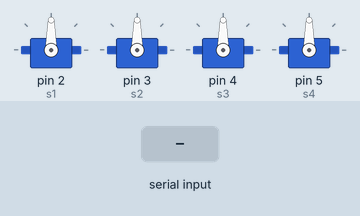
Recording of a sketch running on a simulated Arduino Uno, built with avr-gcc and run on an emulated ATmega328P. Shown: 4 × servo. The test bench sets the inputs (shaded band).

Above: at 1.2 s.
1.3 s: "90,45\n" received over Serial
At 3.2 s:
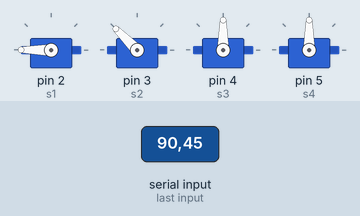
4.3 s: "30,150\n" received over Serial
At 6.0 s:
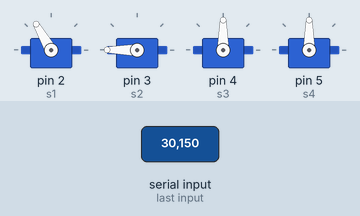
6.7 s: "5\n" received over Serial
At 8.1 s:
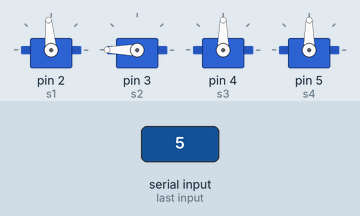
8.5 s: "90\n" received over Serial
At 10.5 s:
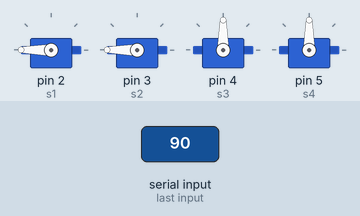
11.5 s: "90,45,200,10\n" received over Serial
At 13.6 s:
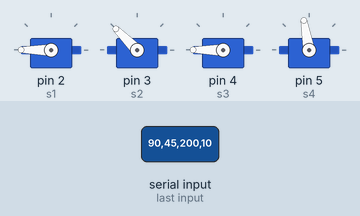
14.5 s: "30,150\n" received over Serial
At 16.4 s:
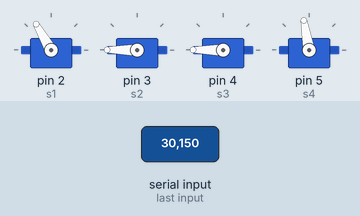
Timing chart, 0 to 17.9 s (numbered marks = the images above; inputs shaded):
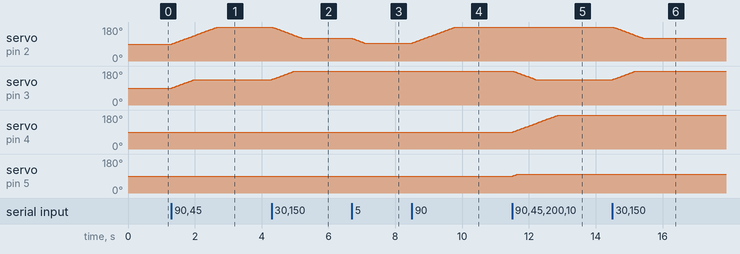

Measured:
- after the input at 1.3 s, servo on pin 2 (s1): moves from 90° to 180° over 1.4 s, starting at once; servo on pin 3 (s2): moves from 90° to 135° over 0.67 s, starting at once
- after the input at 4.3 s, servo on pin 2 (s1): moves from 180° to 120° over 0.92 s, starting at once; servo on pin 3 (s2): moves from 135° to 180° over 0.67 s, starting at once
- after the input at 6.7 s, servo on pin 2 (s1): moves from 120° to 95° over 0.37 s, starting at once
- after the input at 8.5 s, servo on pin 2 (s1): moves from 95° to 180° over 1.3 s, starting at once
- after the input at 11.5 s, servo on pin 3 (s2): moves from 180° to 135° over 0.67 s, starting at once; servo on pin 4 (s3): moves from 90° to 180° over 1.4 s, starting at once; servo on pin 5 (s4): 90° → 100° at once
- after the input at 14.5 s, servo on pin 2 (s1): moves from 180° to 120° over 0.92 s, starting at once; servo on pin 3 (s2): moves from 135° to 180° over 0.67 s, starting at once

The sketch:

robotarm.ino
```cpp
#include <Servo.h>

Servo s1, s2, s3, s4;

int cur1 = 90, cur2 = 90, cur3 = 90, cur4 = 90;
int tgt1 = 90, tgt2 = 90, tgt3 = 90, tgt4 = 90;

const int STEP = 1;       // 작을수록 부드러움
const int DELAY_MS = 15; // 클수록 느림

int toServo(int logical) {
  return constrain(logical + 90, 0, 180);
}

void setup() {
  Serial.begin(9600);

  s1.attach(2);
  s2.attach(3);
  s3.attach(4);
  s4.attach(5);

  s1.write(90);
  s2.write(90);
  s3.write(90);
  s4.write(90);
}

void smoothMove(Servo &s, int &cur, int tgt) {
  if (cur < tgt) cur += STEP;
  else if (cur > tgt) cur -= STEP;

  s.write(cur);
}

void loop() {
  if (Serial.available()) {
    String data = Serial.readStringUntil('\n');

    int l1, l2, l3, l4;
    sscanf(data.c_str(), "%d,%d,%d,%d", &l1, &l2, &l3, &l4);

    tgt1 = toServo(l1);
    tgt2 = toServo(l2);
    tgt3 = toServo(l3);
    tgt4 = toServo(l4);
  }

  smoothMove(s1, cur1, tgt1);
  smoothMove(s2, cur2, tgt2);
  smoothMove(s3, cur3, tgt3);
  smoothMove(s4, cur4, tgt4);

  delay(DELAY_MS);
}
```
